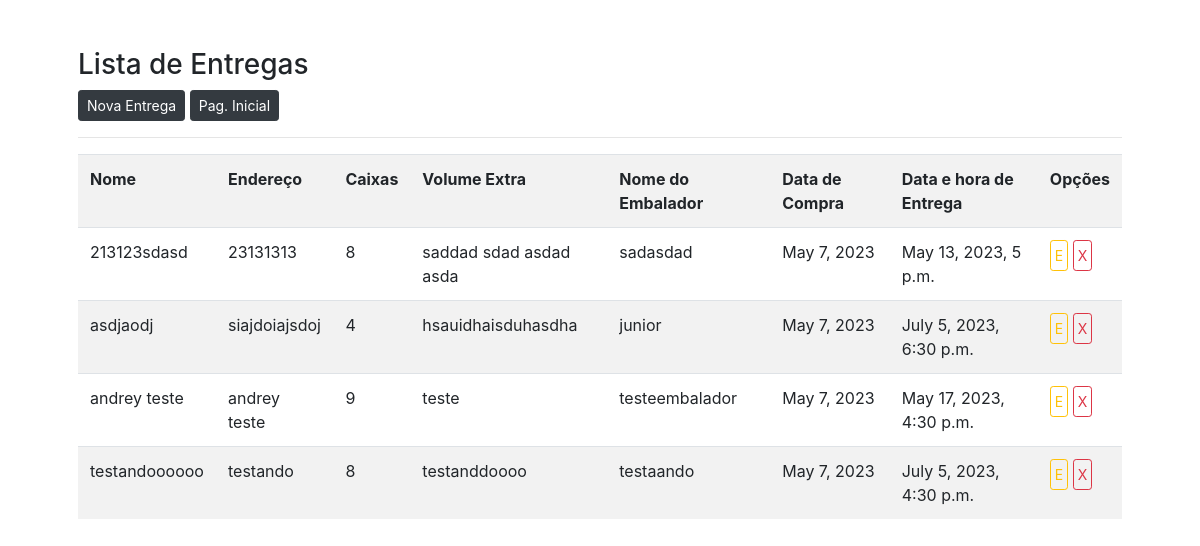
The page /listar/entrega on the database as committed earlier.
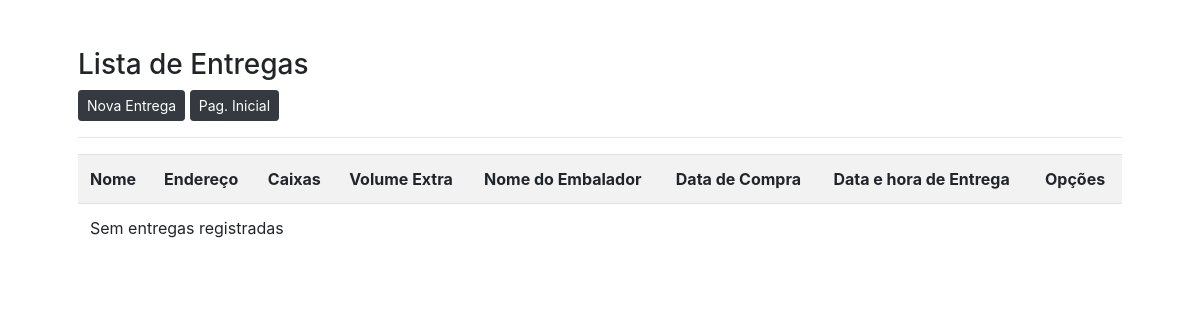
The same page on the database as committed later.
### cadastros/models.py (models this page shows, shortened)
class Entrega(models.Model):
    nome = models.CharField(max_length=50)
    endereco = models.CharField(max_length=250, verbose_name="endereço")
    caixas = models.IntegerField()
    volumeextra = models.CharField(max_length=150, verbose_name='Volume Extra')
    nomeembalador = models.CharField(max_length=50, verbose_name='Nome do Embalador')
    datacompra = models.DateField('Data da Compra', null=True, blank=True)
    datahoraentrega = models.DateTimeField('Data e hora da Entrega', null=True, blank=True)

### cadastros/views.py (the view)
# urls.py: path('listar/entrega', EntregaList.as_view(), name='listar-entrega'),
class EntregaList(ListView):
    model = Entrega
    template_name = 'cadastros/listas/entrega.html'

### cadastros/templates/cadastros/listas/entrega.html (shortened to what this page needs)
{% load static %}
<!DOCTYPE html>
<html lang="pt-br">
<head>
    <link rel="stylesheet" type="text/css" href="{% static 'css/entrega.css' %}">
    <link rel="stylesheet" href="https://cdn.jsdelivr.net/npm/bootstrap@4.3.1/dist/css/bootstrap.min.css">
</head>
<body>
   <div class="table-responsive">
    <div  class="container p-5">
        <h3>Lista de Entregas</h3>
        <a href="{% url 'cadastrar-entrega' %}" class="btn btn-dark btn-sm" >Nova Entrega</a>
        <a href="{% url 'inicio' %}" class="btn btn-dark btn-sm" >Pag. Inicial</a>
        <hr>
        <table class="table table-striped">
            <tr>
                <th>Nome</th>
                <th>Endereço</th>
                <th>Caixas</th>
                <th>Volume Extra</th>
                <th>Nome do Embalador</th>
                <th>Data de Compra</th>
                <th>Data e hora de Entrega</th>
                <th>Opções</th>
            </tr>
            {% for entrega in object_list %}
            <tr>
                <td>{{ entrega.nome }}</td>
                <td>{{ entrega.endereco }}</td>
                <td>{{ entrega.caixas }}</td>
                <td>{{ entrega.volumeextra }}</td>
                <td>{{ entrega.nomeembalador }}</td>
                <td>{{ entrega.datacompra }}</td>
                <td>{{ entrega.datahoraentrega}}</td>
                <td>
                   <a href="{% url 'editar-entrega' entrega.pk %}" class="btn btn-outline-warning btn-sm p-1" title="Editar">E</a>
                   <a href="{% url 'excluir-entrega' entrega.pk %}" class="btn btn-outline-danger btn-sm p-1" title="Excluir">X</a>
                </td>
            </tr>
            {% empty %}
            <tr>
                <td colspan="8">Sem entregas registradas</td>
            </tr>
            {% endfor %}
        </table>
    </div>
</div>
</body>
</html>

### static/css/entrega.css (style rules this page uses)
.container { width: 1200px; margin-left: auto; margin-right: auto; }

Rows that differ between the two databases and show on the page:
removed Entrega: nome "213123sdasd", endereco "23131313", caixas "8", volumeextra "saddad sdad asdad asda", nomeembalador "sadasdad", datacompra "May 7, 2023", datahoraentrega "May 13, 2023, 5 p.m."
removed Entrega: nome "asdjaodj", endereco "siajdoiajsdoj", caixas "4", volumeextra "hsauidhaisduhasdha", nomeembalador "junior", datacompra "May 7, 2023", datahoraentrega "July 5, 2023, 6:30 p.m."
removed Entrega: nome "andrey teste", endereco "andrey teste", caixas "9", volumeextra "teste", nomeembalador "testeembalador", datacompra "May 7, 2023", datahoraentrega "May 17, 2023, 4:30 p.m."
removed Entrega: nome "testandoooooo", endereco "testando", caixas "8", volumeextra "testanddoooo", nomeembalador "testaando", datacompra "May 7, 2023", datahoraentrega "July 5, 2023, 4:30 p.m."
Other text that changed with them:
text now shown: "Sem entregas registradas"
